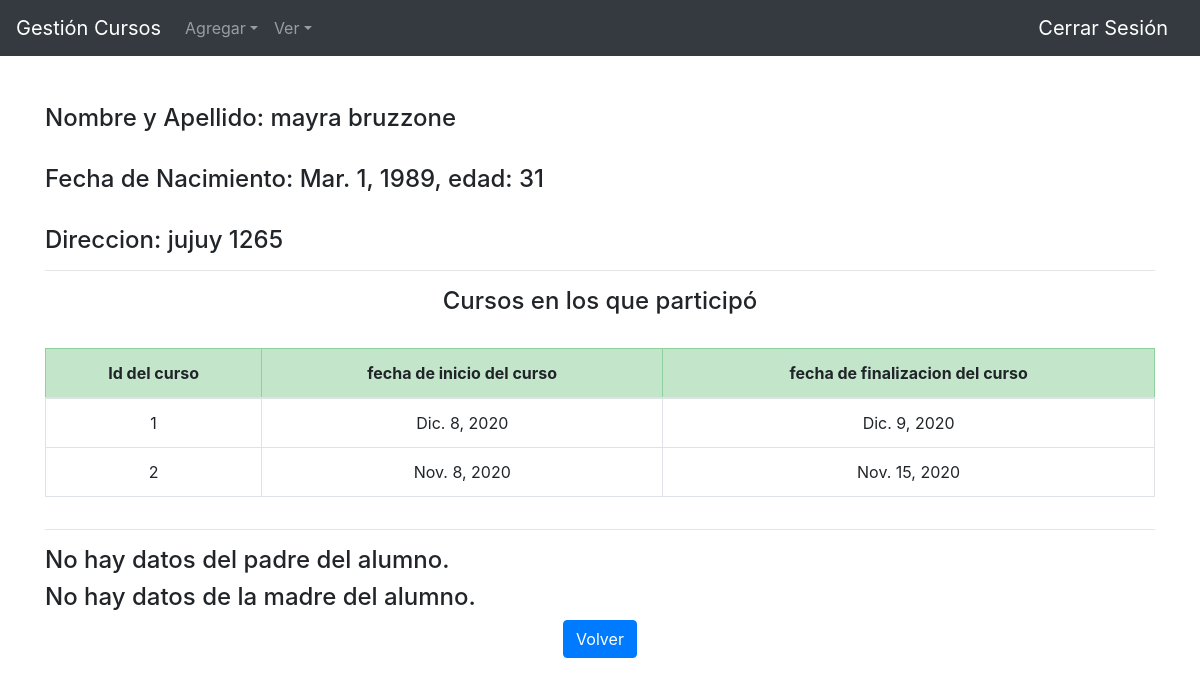
The app's page /gestion/alumno/detalle/2/ with its own data.
### gestion/models.py (models this page shows, shortened)
class Alumno(models.Model):
    nombre = models.CharField(max_length=32)
    apellido = models.CharField(max_length=32)
    fecha_nac = models.DateField(auto_now_add=False, auto_now= False)
    edad = models.IntegerField()
    direccion = models.CharField(max_length=64)
    observaciones = models.CharField(max_length=512, blank=True)
    curso = models.ManyToManyField(Curso)

class Curso(models.Model):
    fecha_inicio = models.DateField(auto_now_add=False, auto_now=False)
    fecha_finalizacion = models.DateField(auto_now_add=False, auto_now=False)
    contenido = models.TextField(blank=True)
    descripcion = models.TextField(blank=True)

### gestion/views.py (the view)
# urls.py: path('alumno/detalle/<int:id>/', views.detalle_alumno, name='detalle_alumno'),
def detalle_alumno(request, id):
    if len(PadreAlumno.objects.filter(alumno=id))>0:
        padre = PadreAlumno.objects.filter(alumno=id)
    else:
        padre = None
    if len(MadreAlumno.objects.filter(alumno=id))>0:
        madre = MadreAlumno.objects.filter(alumno=id)
    else:
        madre = None
    alumno = Alumno.objects.get(id=id)
    cursos = Curso.objects.filter(alumno=id)
    return render(request, 'gestion/detalle_alumno.html',{
        'cursos': cursos,
        'padre':padre,
        'madre':madre,
        'alumno':alumno,
        })

### gestion/templates/gestion/detalle_alumno.html (shortened to what this page needs)
{% extends "gestion/new_layout.html" %}
{% block body %}
<br>
<h4>Nombre y Apellido: {{alumno.nombre}} {{alumno.apellido}}</h4>
<br>
<h4>Fecha de Nacimiento: {{alumno.fecha_nac}}, edad: {{alumno.edad}}</h4>
<br>
<h4>Direccion: {{alumno.direccion}}</h4>
<hr>
<center><h4>Cursos en los que participó</h4></center>
<br>
    <div class="table-responsive">
        <table class="table table-bordered table-hover">
            <thead>
                <tr class="table-success">
                    <th scope="col"><center>Id del curso</center></th>
                    <th scope="col"><center>fecha de inicio del curso</center></th>
                    <th scope="col"><center>fecha de finalizacion del curso</center></th>
                </tr>
            </thead>
            <tbody>
            {% for curso in cursos %}
                <tr>
                    <td><center>{{curso.id}}</center></td>
                    <td><center>{{curso.fecha_inicio}}</center></td>
                    <td><center>{{curso.fecha_finalizacion}}</center></td>
                    </tr>
            {% endfor %}
            </tbody>
        </table>
    </div>
<hr>
{% if padre != None %}
    <h4>Datos del padre: {{padre.id}}</h4>
    <br>
    <h4>Nombre y Apellido: {{padre.nombre}} {{padre.apellido}}</h4>
    <br>
    <h4>Teléfono: {{padre.telefono}}; Dirección: {{padre.direccion}}</h4>
{% else %}
<h4>No hay datos del padre del alumno.</h4>
{% endif %}
{% if madre != None %}
    <h4>Datos de la madre: {{madre.id}}</h4>
    <br>
    <h4>Nombre y Apellido: {{madre.nombre}} {{madre.apellido}}</h4>
    <br>
    <h4>Teléfono: {{madre.telefono}}; Dirección: {{madre.direccion}}</h4>
{% else %}
<h4>No hay datos de la madre del alumno.</h4>
{% endif %}
<center><a class="btn btn-primary" href={% url 'gestion:ver_alumnos'%} role="button">Volver</a></center>
{% endblock %}

### records on screen
Alumno: nombre "mayra", apellido "bruzzone", fecha_nac "Mar. 1, 1989", edad "31", direccion "jujuy 1265"
Curso: id "1", fecha_inicio "Dic. 8, 2020", fecha_finalizacion "Dic. 9, 2020"
Curso: id "2", fecha_inicio "Nov. 8, 2020", fecha_finalizacion "Nov. 15, 2020"
